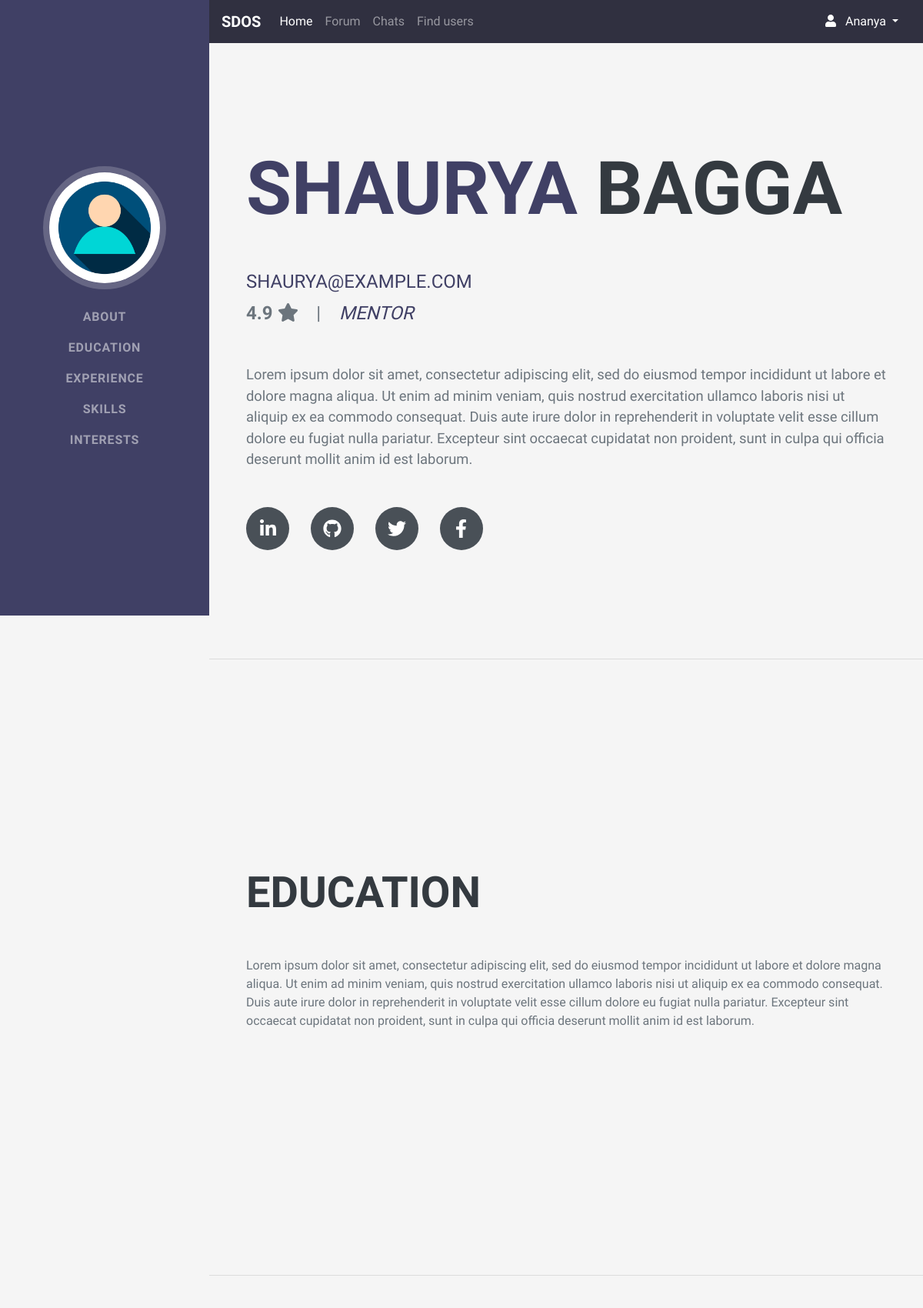
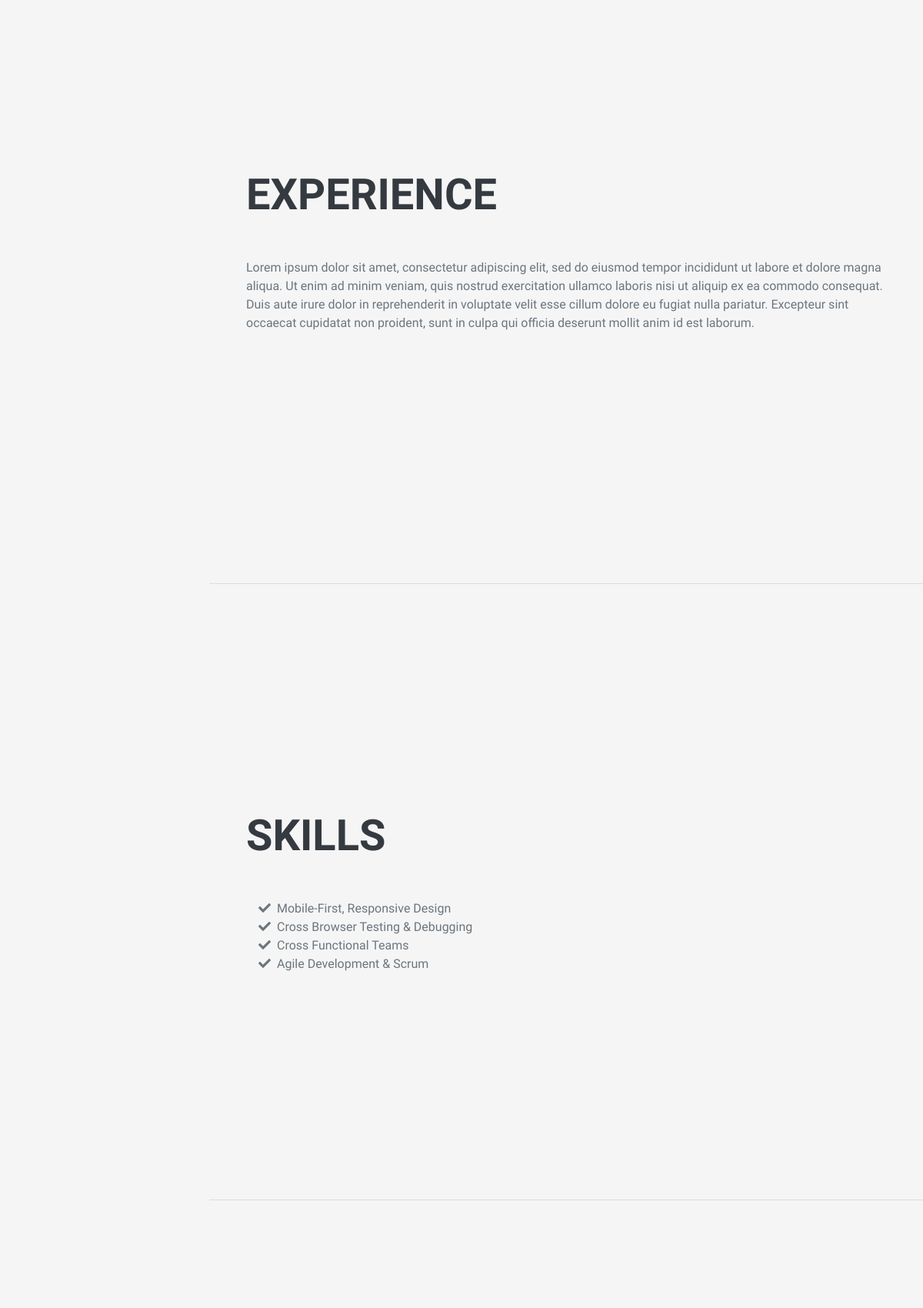
Page /users/profile/shaurya/ (signed in, upper part) on the committed database (2 pictures, top to bottom).
### users/models.py (models this page shows, shortened)
class User(AbstractUser):
	is_admin = models.BooleanField(default=False)

class Account(models.Model):
	user = models.OneToOneField(User, on_delete=models.CASCADE)
	age = models.IntegerField(
		null=True,
		validators=[
			validators.MinValueValidator(16),
			validators.MaxValueValidator(100),
		]
	)
	MALE = 'M'
	FEMALE = 'F'
	PREFER_NOT_TO_SAY = '-'
	GENDER_CHOICES = [
		(MALE, 'Male'),
		(FEMALE, 'Female'),
		(PREFER_NOT_TO_SAY, 'Prefer not to say'),
	]
	gender = models.CharField(max_length=1, choices=GENDER_CHOICES, default=PREFER_NOT_TO_SAY)
	STUDENT = 'S'
	FACULTY = 'F'
	DESIGNATION_CHOICES = [
		(STUDENT, 'Student'),
		(FACULTY, 'Faculty'),
	]
	designation = models.CharField(max_length=1, choices=DESIGNATION_CHOICES, null=True)
	mobile = models.CharField(
		max_length=10,
		null=True,
		validators=[
			validators.MinLengthValidator(10),
		]
	)
	introduction = models.TextField(max_length=512, null=True)
	education = models.TextField(max_length=512, null=True)
	experience = models.TextField(max_length=512, null=True)
	expertise = models.TextField(max_length=512, null=True)
	social_handles = models.TextField(max_length=512, null=True)
	rating = models.DecimalField(
		null=True,
		max_digits=3,
		decimal_places=1,
		validators=[
			validators.MinValueValidator(0.0),
			validators.MaxValueValidator(5.0),
		]
	)
	is_mentor = models.BooleanField(default=False)
	is_mentee = models.BooleanField(default=False)

### users/views.py (the view)
# urls.py: path("profile/<str:username>/", user_views.profile, name="profile"),
@login_required
def profile(request, username):
	requested_user = User.objects.get(username=username)
	return render(request, "users/dist/profile.html", {"requested_user": requested_user})

### users/templates/users/dist/profile.html (shortened to what this page needs)
{% extends "home/base.html" %}
{% load static %}
{% block header %}
<link href="{% static 'users/dist/css/styles.css' %}" rel="stylesheet" />
{% endblock header %}
{% block content %}
	<nav class="navbar navbar-expand-lg navbar-dark bg-primary fixed-top" id="sideNav">
		<a class="navbar-brand js-scroll-trigger" href="#page-top">
			{% if requested_user.account.gender == 'M' %}
				<span class="d-none d-lg-block"><img class="img-fluid img-profile rounded-circle mx-auto mb-2" src="{% static 'users/male.jpg' %}" alt="" /></span>
			{% elif requested_user.account.gender == 'F' %}
				<span class="d-none d-lg-block"><img class="img-fluid img-profile rounded-circle mx-auto mb-2" src="{% static 'users/female.jpg' %}" alt="" /></span>
			{% else %}
				<span class="d-none d-lg-block"><img class="img-fluid img-profile rounded-circle mx-auto mb-2" src="{% static 'users/neutral.jpg' %}" alt="" /></span>
			{% endif %}
		</a>
		<div class="collapse navbar-collapse" id="navbarSupportedContent">
			<ul class="navbar-nav">
				<li class="nav-item"><a class="nav-link js-scroll-trigger" href="#about">About</a></li>
				<li class="nav-item"><a class="nav-link js-scroll-trigger" href="#education">Education</a></li>
				<li class="nav-item"><a class="nav-link js-scroll-trigger" href="#experience">Experience</a></li>
				<li class="nav-item"><a class="nav-link js-scroll-trigger" href="#skills">Skills</a></li>
				<li class="nav-item"><a class="nav-link js-scroll-trigger" href="#interests">Interests</a></li>
			</ul>
		</div>
	</nav>
	<div class="container-fluid p-0">
		<section class="resume-section" id="about">
			<div class="resume-section-content">
				<h1 class="mb-0">
					<span class="text-primary"> {{ requested_user.account.user.first_name }}</span>
					{{ requested_user.account.user.last_name}}
					<span class="subheading mb-5">
						<a href="mailto:name@email.com">{{ requested_user.email }}</a>
					</span>
				</h1>
				<div class="subheading mb-5">
					<b>{{ requested_user.account.rating }} </b> <i class="fas fa-star"></i> &nbsp &nbsp|&nbsp &nbsp
					{% if requested_user.account.is_mentor %}
						<span style='color: #404065'>
							<i>Mentor</i>
						</span>
					{% else %}
						<span style='color: #404065'>
							<i>Mentee</i>
						</span>
					{% endif %}
				</div>
				<p class="lead mb-5"> {{ requested_user.account.introduction }}</p>
				<div class="social-icons">
					<a class="social-icon" href="//www.linkedin.com"><i class="fab fa-linkedin-in"></i></a>
					<a class="social-icon" href="//www.github.com"><i class="fab fa-github"></i></a>
					<a class="social-icon" href="//www.twitter.com"><i class="fab fa-twitter"></i></a>
					<a class="social-icon" href="//www.facebook.com"><i class="fab fa-facebook-f"></i></a>
				</div>
			</div>
		</section>
		<hr class="m-0" />
		<section class="resume-section" id="education">
			<div class="resume-section-content">
				<h2 class="mb-5">Education</h2>
				<div class="d-flex flex-column flex-md-row justify-content-between mb-5">
					<div class="flex-grow-1">
						<div>{{ requested_user.account.education }}</div>
					</div>
				</div>
			</div>
		</section>
		<hr class="m-0" />
		<section class="resume-section" id="experience">
			<div class="resume-section-content">
				<h2 class="mb-5">Experience</h2>
				<div class="d-flex flex-column flex-md-row justify-content-between mb-5">
					<div class="flex-grow-1">
						<p>{{ requested_user.account.experience }}</p>
					</div>
				</div>
			</div>
		</section>
		<hr class="m-0" />
		<section class="resume-section" id="skills">
			<div class="resume-section-content">
				<h2 class="mb-5">Skills</h2>
				<ul class="fa-ul mb-0">
					<li>
						<span class="fa-li"><i class="fas fa-check"></i></span>
						Mobile-First, Responsive Design
					</li>
					<li>
						<span class="fa-li"><i class="fas fa-check"></i></span>
						Cross Browser Testing & Debugging
					</li>
					<li>
						<span class="fa-li"><i class="fas fa-check"></i></span>
						Cross Functional Teams
					</li>
					<li>
						<span class="fa-li"><i class="fas fa-check"></i></span>
						Agile Development & Scrum
					</li>
				</ul>
			</div>
		</section>
		<hr class="m-0" />
		<section class="resume-section" id="interests">
		</section>
	</div>
{% endblock content %}

### home/templates/home/base.html (shortened to what this page needs)
<!DOCTYPE html>
<html lang="en">
<head>
	<link rel="stylesheet" href="https://cdn.jsdelivr.net/npm/bootstrap@4.5.3/dist/css/bootstrap.min.css">
	<link rel="stylesheet" href="https://cdnjs.cloudflare.com/ajax/libs/font-awesome/5.15.1/css/all.min.css">
	{% block header %}{% endblock header %}
</head>
<body style="background-color: whitesmoke; height: 100%;">
<nav id="baseNav" class="navbar navbar-expand-lg navbar-fixed-top navbar-dark">
	<a class="navbar-brand" href="{% url 'homepage' %}">
		<strong>SDOS</strong>
	</a>
	<div class="collapse navbar-collapse" id="navbarSupportedContent">
		<ul class="navbar-nav mr-auto">
			<li class="nav-item active">
				<a class="nav-link" href="{% url 'homepage' %}">
					Home
				</a>
			</li>
			{% if user.is_authenticated %}
				<li class="nav-item">
					<a class="nav-link" href="#">
						Forum
					</a>
				</li>
				<li class="nav-item">
					<a class="nav-link" href="{% url 'chat' %}">
						Chats
					</a>
				</li>
				<li class="nav-item">
					<a class="nav-link" href="{% url 'search_users' %}">
						Find users
					</a>
				</li>
			{% endif %}
		</ul>
		{% if user.is_authenticated %}
			<div class="nav-item dropdown">
				<a class="nav-link dropdown-toggle" id="navbarDropdown" role="button" data-toggle="dropdown" aria-haspopup="true"
					aria-expanded="false" style="text-align: right; width: 13rem; color: white">
					<i class="fas fa-user" style="color: white"></i> &nbsp
					<span>{{ user.first_name }}</span>
				</a>
			</div>
		{% endif %}
	</div>
</nav>
{% block content %}{% endblock content %}
</body>
</html>

### home/templates/home/base.html (style rules this page uses)
nav { background-color: #303040; }

### rows in the picture
User: first_name "Ananya"
User: account.user.first_name "SHAURYA", account.user.last_name "BAGGA", email "SHAURYA@EXAMPLE.COM", account.rating "4.9", account.introduction "Lorem ipsum dolor sit amet, consectetur adipiscing elit, sed do eiusmod tempor incididunt ut labore et dolore magna aliqua. Ut enim ad minim veniam, quis nostrud exercitation ullamco laboris nisi ut aliquip ex ea commodo consequat. Duis aute irure dolor in reprehenderit in voluptate velit esse cillum dolore eu fugiat nulla pariatur. Excepteur sint occaecat cupidatat non proident, sunt in culpa qui officia deserunt mollit anim id est laborum.", account.education "Lorem ipsum dolor sit amet, consectetur adipiscing elit, sed do eiusmod tempor incididunt ut labore et dolore magna aliqua. Ut enim ad minim veniam, quis nostrud exercitation ullamco laboris nisi ut aliquip ex ea commodo consequat. Duis aute irure dolor in reprehenderit in voluptate velit esse cillum dolore eu fugiat nulla pariatur. Excepteur sint occaecat cupidatat non proident, sunt in culpa qui officia deserunt mollit anim id est laborum.", account.experience "Lorem ipsum dolor sit amet, consectetur adipiscing elit, sed do eiusmod tempor incididunt ut labore et dolore magna aliqua. Ut enim ad minim veniam, quis nostrud exercitation ullamco laboris nisi ut aliquip ex ea commodo consequat. Duis aute irure dolor in reprehenderit in voluptate velit esse cillum dolore eu fugiat nulla pariatur. Excepteur sint occaecat cupidatat non proident, sunt in culpa qui officia deserunt mollit anim id est laborum."
